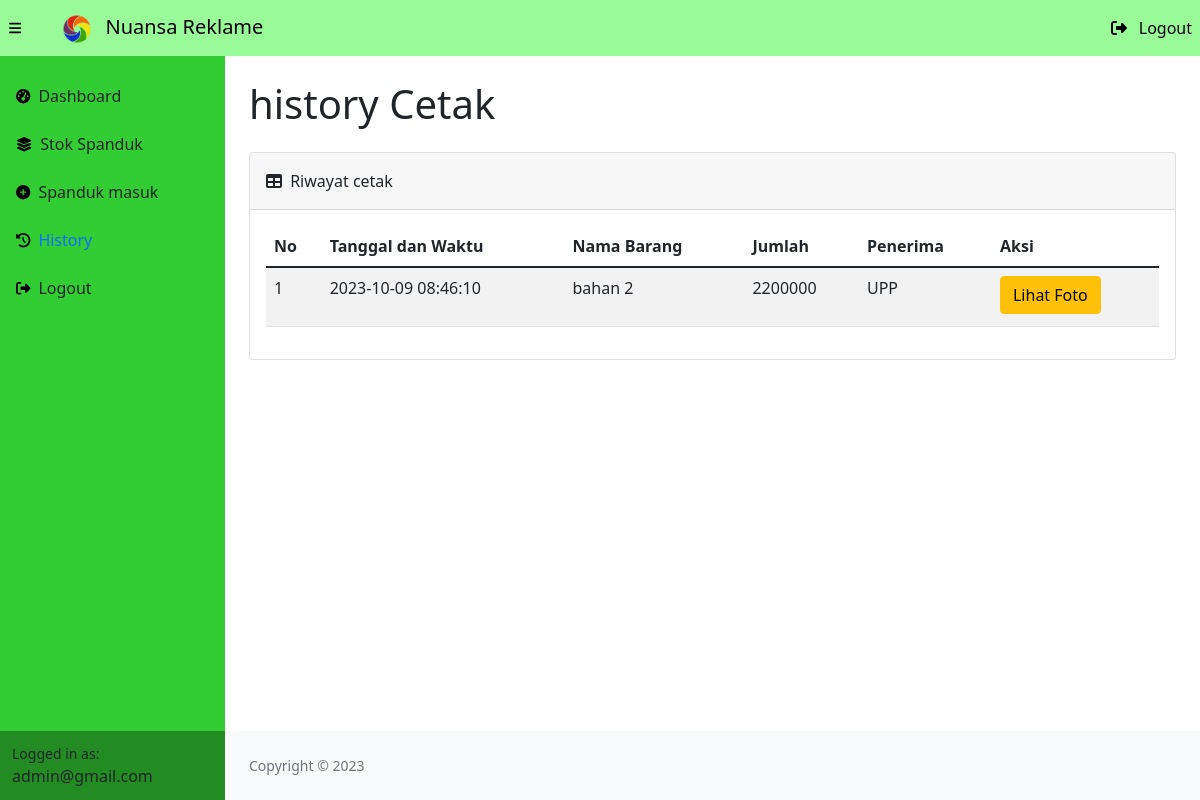
Screenshot of /history.php (signed in) with the database file from the repository.
### tables this page shows
CREATE TABLE `keluar` (
  `idkeluar` int(11) NOT NULL,
  `idbarang` int(11) NOT NULL,
  `tanggal` timestamp NOT NULL DEFAULT current_timestamp(),
  `qty` int(11) NOT NULL,
  `penerima` varchar(25) NOT NULL,
  `status` enum('belum_terverifikasi','terverifikasi') NOT NULL DEFAULT 'belum_terverifikasi'
);

CREATE TABLE `stock` (
  `idbarang` int(11) NOT NULL,
  `namabarang` varchar(25) NOT NULL,
  `deskripsi` varchar(25) NOT NULL,
  `stock` int(11) NOT NULL,
  `status` enum('belum_terverifikasi','terverifikasi') NOT NULL DEFAULT 'belum_terverifikasi'
);

### get_history.php (called while the page is built, shortened)
<?php
require 'config/db_connect.php';
$sql = "SELECT keluar.idkeluar, keluar.tanggal,keluar.penerima,  stock.namabarang, keluar.qty, keluar.status, foto.path
FROM keluar
INNER JOIN stock ON keluar.idbarang = stock.idbarang
LEFT JOIN foto ON keluar.idkeluar = foto.idkeluar;";
$result = mysqli_query($conn, $sql);
$data_history = mysqli_fetch_all($result, MYSQLI_ASSOC);

### history.php (the view, shortened to what this page needs)
<?php
require 'get_stok_barang.php';
require 'get_history.php';
?>
<!DOCTYPE html>
<html lang="en">
    <head>
        <link href="css/styles.css" rel="stylesheet" />
    </head>
    <body class="sb-nav-fixed">
        <?php require 'templates/topnavigation.php'; ?>
        <div id="layoutSidenav">
            <?php require 'templates/sidenavigation.php'; ?>
            <div id="layoutSidenav_content">
                <main>
                    <div class="container-fluid px-sm-4">
                        <h1 class="my-4">history Cetak</h1>
                        <div class="card mb-4">
                            <div class="card-header d-flex justify-content-between align-items-sm-center flex-column flex-sm-row">
                                <div class="py-2">
                                    <i class="fas fa-table me-1"></i>
                                    Riwayat cetak
                                </div>
                            </div>
                            <div class="card-body">
                                <table id="datatablesSimple" class="table table-striped">
                                    <thead>
                                        <tr>
                                        <th>No</th>
                                            <th>Tanggal dan Waktu</th>
                                            <th>Nama Barang</th>
                                            <th>Jumlah</th>
                                            <th>Penerima</th>
                                            <th>Aksi</th>
                                        </tr>
                                    </thead>
                                    <tbody>
                                        <?php $i = 1; ?>
                                        <?php foreach($data_history as $item): ?>
                                            <tr>
                                            <td><?php echo $i; ?></td>
                                            <td><?php echo $item['tanggal']; ?></td>
                                                <td><?php echo $item['namabarang']; ?></td>
                                                <td><?php echo $item['qty']; ?></td>
                                                <td><?php echo $item['penerima']; ?></td>
                                                <td>
                                                    <button type="button" class="btn btn-warning mb-1" data-bs-toggle="modal" data-bs-target="#lihat<?php echo $item['idkeluar']; ?>">
                                                        Lihat Foto
                                                    </button>
                                                </td>
                                            </tr>
                                        <?php endforeach ?>
                                    </tbody>
                                </table>
                            </div>
                        </div>
                    </div>
                </main>
                <?php require 'templates/footer.php'; ?>
            </div>
        </div>
        <link href="https://cdn.jsdelivr.net/npm/simple-datatables@latest/dist/style.css" rel="stylesheet" type="text/css">
    </body>
</html>

### rows the page displays
keluar: i "1", tanggal "2023-10-09 08:46:10", idbarang.namabarang "bahan 2", qty "2200000", penerima "UPP"

### other values shown
$_SESSION['email'] "admin@gmail.com"
